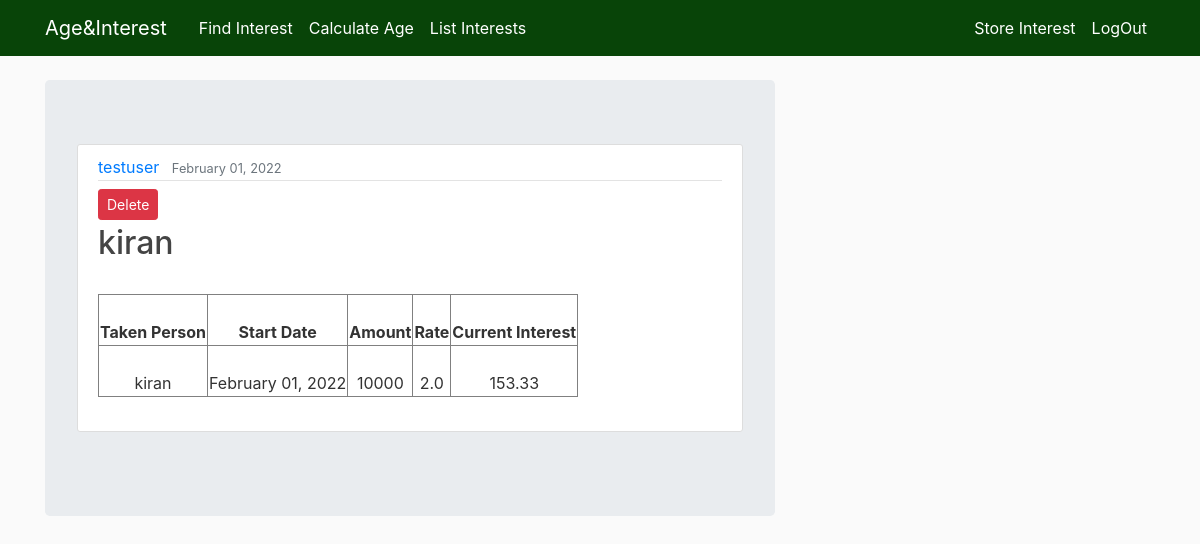
/listInterests/ (signed in), run on the app's committed database.
### interestStorage/models.py (models this page shows, shortened)
class InterestStorageModel(models.Model):
    givenPerson = models.ForeignKey(User, on_delete=models.CASCADE)
    takenPerson = models.CharField(default="", max_length=50,verbose_name="Taken Person")
    amount = models.IntegerField(verbose_name="Taken Amount")
    rate = models.FloatField()
    startDate = models.DateField(verbose_name="Start Date")
    presentinterest = models.FloatField(default=0.0)

### interestStorage/views.py (the view)
# urls.py: path('listInterests/', storageList, name='list-interests'),
@login_required
def storageList(request):
    for object_data in InterestStorageModel.objects.all():
        interest = Interest(object_data.amount,
                            object_data.rate, object_data.startDate)
        finalInterest = interest.findInterest()
        object_data.presentinterest = finalInterest
        object_data.save()
        print("finalInterest = ", finalInterest)
        print("object_data = ", object_data.presentinterest)
    queryset = InterestStorageModel.objects.filter(
        givenPerson=request.user).order_by('-startDate')
    return render(request, 'intereststorage_list.html', {'posts': queryset})

### templates/intereststorage_list.html
{% extends 'base.html' %}
{%block content%}
<div class="jumbotron">
    {% for post in posts%}
    <article class="media content-section">
        <div class="media-body">
            <div class="article-metadata">
                <a class="mr-2" href="{% url 'lender-interests' post.takenPerson %}">{{ post.givenPerson }}</a>
                <small class="text-muted">{{ post.startDate|date:"F d, Y"}}</small>
            </div>
            <div>
                {% if post.givenPerson == user %}
                    <a class="btn btn-danger btn-sm mt-1 mb-1" href="{% url 'lender-delete' post.id %}">Delete</a>
                {% endif %}
            </div>
            <h2><a class="article-title" href="{% url 'lender-interests' post.takenPerson %}">{{ post.takenPerson }}</a></h2>
            <div class="article-content">
                <table border="1">
                    <tr id="table-data">
                        <th>
                            Taken Person
                        </th>
                        <th>
                            Start Date
                        </th>
                        <th>
                            Amount
                        </th>
                        <th>
                            Rate
                        </th>
                        <th>
                            Current Interest
                        </th>
                    </tr>
                    <tr id="table-data">
                        <td>
                            {{post.takenPerson}}
                        </td>
                        <td>
                            {{post.startDate|date:"F d, Y"}}
                        </td>
                        <td>
                            {{post.amount}}
                        </td>
                        <td>
                            {{post.rate}}
                        </td>
                        <td>
                            {{post.presentinterest}}
                        </td>
                    </tr>
                </table>
        </div>
        </div>
    </article>
    {% endfor %}
</div>
{% endblock content%}

### static/main.css (style rules this page uses)
body { background: #fafafa; color: #333333; margin-top: 5rem; }
h1, h2, h3, h4, h5, h6 { color: #444444; }
.content-section { background: #ffffff; padding: 10px 20px; border: 1px solid #dddddd; border-radius: 3px; margin-bottom: 20px; }
.article-title { color: #444444; }
.article-content { white-space: pre-line; }
.article-metadata { padding-bottom: 1px; margin-bottom: 4px; border-bottom: 1px solid #e3e3e3; }
#table-data { text-align: center; padding: 20px; }

### data on the page
InterestStorageModel: givenPerson "testuser", startDate "February 01, 2022", shows "Delete", takenPerson "kiran", amount "10000", rate "2.0", presentinterest "153.33"
